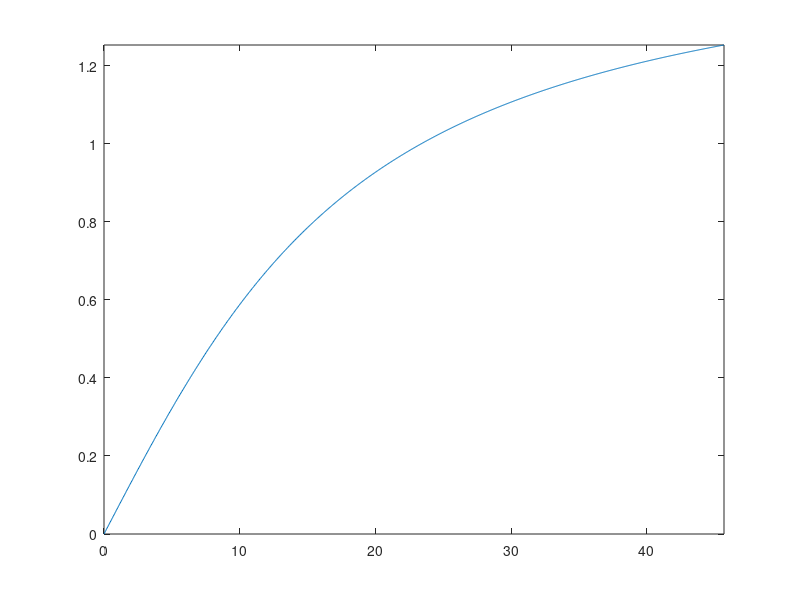

This figure's MATLAB source:
% x = linspace(-35, 35, 1000);
% y = linspace(-35, 35, 1000);
x = 15; y = 0;
z = linspace(0, 45.7, 1000);

phi = atan2(z, sqrt(x.^2 + y.^2));

plot(z, phi)
axis tight;
